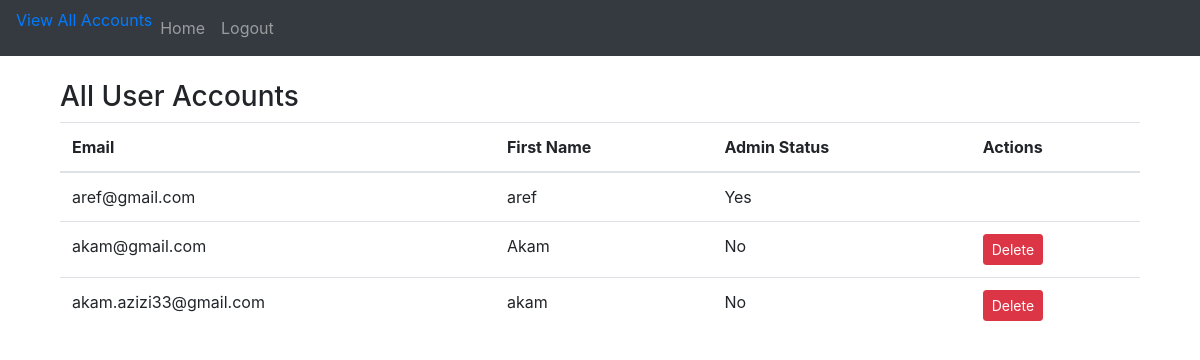
Before: /admin/accounts (signed in) with the older database file.
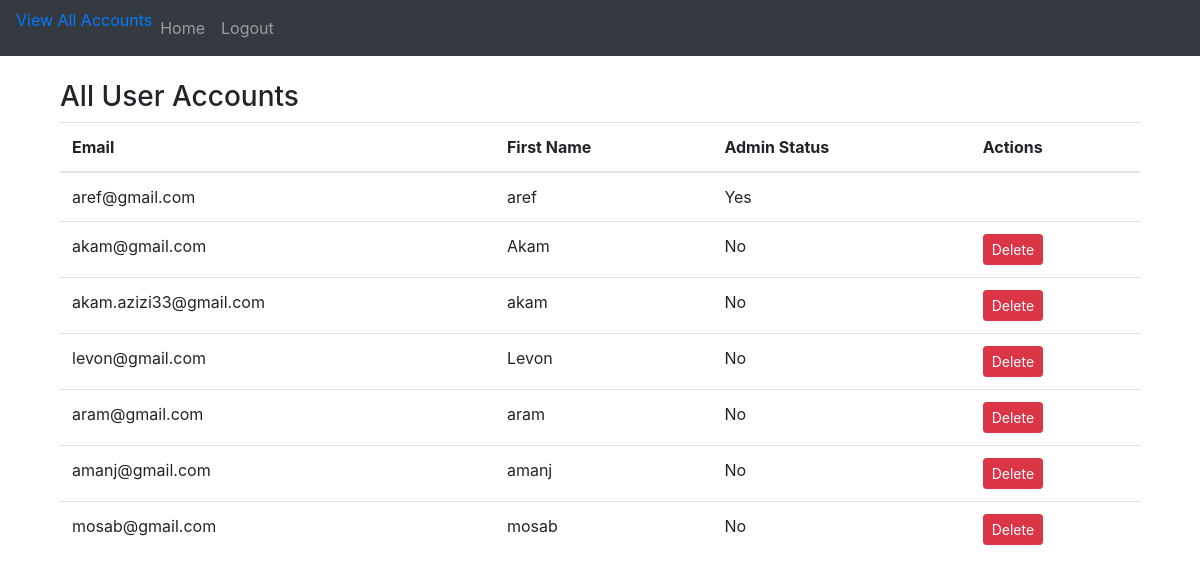
After: the same page with the newer database file.
### Website/models.py (models this page shows, shortened)
class User(db.Model, UserMixin):  # Inherit from UserMixin
    __tablename__ = 'user'
    id = db.Column(db.Integer, primary_key=True)
    email = db.Column(db.String(150), unique=True, nullable=False)
    first_name = db.Column(db.String(150), nullable=False)
    password = db.Column(db.String(150), nullable=False)
    is_admin = db.Column(db.Boolean, default=False)

### Website/views.py (the view)
@views.route('/admin/accounts', methods=['GET'])
@login_required  # Ensure the user is logged in
def admin_accounts():
    if not current_user.is_admin:
        return redirect(url_for('some_error_page'))  # Replace with your error handling
    all_users = User.query.all()  # Fetch all users
    return render_template('admin_accounts.html', users=all_users, user=current_user)

### Website/__init__.py (called while the page is built)
def create_app():
    app = Flask(__name__)
    app.config['SECRET_KEY'] = 'hjshjhdjah kjshkjdhjs'
    app.config['SQLALCHEMY_DATABASE_URI'] = f'sqlite:///{DB_NAME}'
    db.init_app(app)
    from Website.views import views
    from Website.auth import auth
    app.register_blueprint(views, url_prefix='/')
    app.register_blueprint(auth, url_prefix='/')
    from Website.models import User
    with app.app_context():
        db.create_all()
    login_manager = LoginManager()
    login_manager.login_view = 'auth.login'
    login_manager.init_app(app)
    @login_manager.user_loader
    def load_user(id):
        user = User.query.get(int(id))
        print(f"Loaded user: {user.email if user else 'No user found'}")
        return user
    migrate.init_app(app, db)
    return app

### Website/templates/admin_accounts.html (shortened to what this page needs)
{% extends "base.html" %}
{% block content %}
<div class="container mt-4">
    <h3>All User Accounts</h3>
    <table class="table">
        <thead>
            <tr>
                <th>Email</th>
                <th>First Name</th>
                <th>Admin Status</th>
                <th>Actions</th>
            </tr>
        </thead>
        <tbody>
            {% for user in users %}
                <tr>
                    <td>{{ user.email }}</td>
                    <td>{{ user.first_name }}</td>
                    <td>{{ 'Yes' if user.is_admin else 'No' }}</td>
                    <td>
                        {% if not user.is_admin %}
                            <form action="{{ url_for('views.delete_user', user_id=user.id) }}" method="POST" style="display:inline;">
                                <button type="submit" class="btn btn-danger btn-sm">Delete</button>
                            </form>
                        {% endif %}
                    </td>
                </tr>
            {% endfor %}
        </tbody>
    </table>
</div>
{% endblock %}

### Website/templates/base.html (shortened to what this page needs)
<!DOCTYPE html>
<html>
  <head>
    <link
      rel="stylesheet"
      href="https://stackpath.bootstrapcdn.com/bootstrap/4.4.1/css/bootstrap.min.css"
    />
    <link
      rel="stylesheet"
      href="https://stackpath.bootstrapcdn.com/font-awesome/4.7.0/css/font-awesome.min.css"
    />
  </head>
  <body>
    <nav class="navbar navbar-expand-lg navbar-dark bg-dark">
      <div class="collapse navbar-collapse" id="navbar">
        <div class="navbar-nav">
          {% if user.is_authenticated and user.is_admin %}
          <a href="{{ url_for('views.admin_accounts') }}">View All Accounts</a>
           {% endif %}
          {% if user.is_authenticated %}
          <a class="nav-item nav-link" id="home" href="/">Home</a>
          <a class="nav-item nav-link" id="logout" href="/logout">Logout</a>
          {% else %}
          <a class="nav-item nav-link" id="login" href="/login">Login</a>
          <a class="nav-item nav-link" id="signUp" href="/sign-up">Sign Up</a>
          {% endif %}
        </div>
      </div>
    </nav>
    <div class="container">{% block content %} {% endblock %}</div>
  </body>
</html>

Changed rows visible on the page:
added User: email "levon@gmail.com", first_name "Levon", is_admin "No"
added User: email "aram@gmail.com", first_name "aram", is_admin "No"
added User: email "amanj@gmail.com", first_name "amanj", is_admin "No"
added User: email "mosab@gmail.com", first_name "mosab", is_admin "No"
